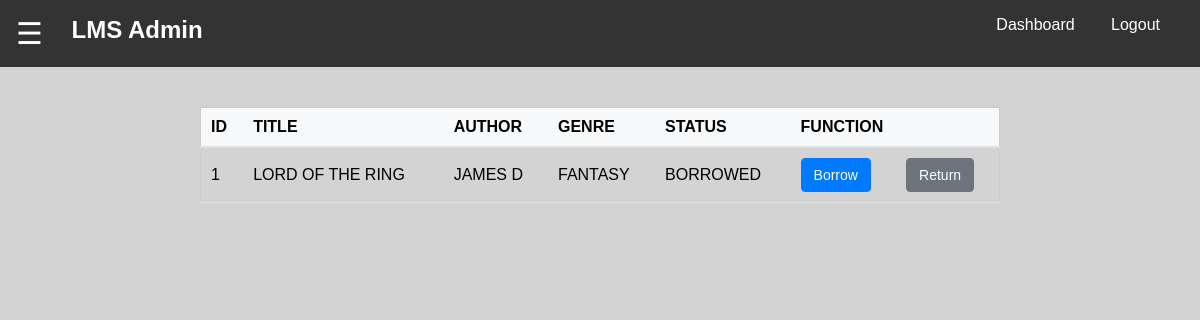
/admin-view-book.php?book_id=1, run on the app's committed database.
### tables this page shows
CREATE TABLE `books` (
  `id` int NOT NULL,
  `title` varchar(255) NOT NULL,
  `author` varchar(255) NOT NULL,
  `genre` varchar(100) DEFAULT NULL,
  `status` enum('AVAILABLE','BORROWED') NOT NULL DEFAULT 'AVAILABLE'
);

### admin-view-book.php (the view, shortened to what this page needs)
<!DOCTYPE html>
<html lang="en">
<head>
    <link rel="stylesheet" href="style.css">
</head>
<body>
    <header>
        <div class="menu-btn">
            <span style="font-size:30px;cursor:pointer" onclick="openNav()">&#9776;</span>
        </div>
        <h2> &nbsp &nbsp LMS Admin</h2>
        <nav class="navigation">
            <a href="admin-dashboard.php" class="active">Dashboard</a>
            <a href="admin-logout.php">Logout</a>
        </nav>
    </header>
    <div class="container">
        <table class="table-viewbook">
            <thead class="table-title">
                <tr>
                    <th scope="col">ID</th>
                    <th scope="col">TITLE</th>
                    <th scope="col">AUTHOR </th>
                    <th scope="col">GENRE</th>
                    <th scope="col">STATUS</th>
                    <th scope="col" colspan="2" class="text-center">FUNCTION</th>
                </tr>
            </thead>
            <tbody>
                <?php
                require "db.php";
                if (isset($_GET['book_id'])) {
                    $bookid = $_GET['book_id'];
                    $query = "SELECT * FROM books WHERE id = {$bookid}";
                    $view_book = mysqli_query($mysqli,$query);
                    while($row = mysqli_fetch_assoc($view_book))
                    {
                        echo "<tr>";
                        echo "<td>{$row['id']}</td>";
                        echo "<td>{$row['title']}</td>";
                        echo "<td>{$row['author']}</td>";
                        echo "<td>{$row['genre']}</td>";
                        echo "<td>{$row['status']}</td>";
                        echo "<td><a href='admin-borrow-book.php?book_id={$row['id']}' class='btn btn-primary'>Borrow</a></td>";
                        echo "<td><a href='admin-return-book.php?book_id={$row['id']}' class='btn btn-secondary'>Return</a></td>";
                        echo "</tr>";
                    }
                }
                ?>
            </tbody>
        </table>
    </div>
</body>
</html>

### style.css (style rules this page uses)
body { background-color: lightgray; font-family: Arial, sans-serif; margin: 0; padding: 0; }
header { background-color: #333; color: #fff; display: flex; justify-content: space-between; padding: 1rem; }
header h2 { padding-left: 2px; margin: 0; flex-grow: 1; }
header a { color: #FFFFFF; text-decoration: none; margin-right: 1rem; padding: 0.5rem; border-radius: 5px; transition: background-color 0.2s ease; }
header .menu-btn { background-color: #333; position: flex; top: 10px; left: 10px; z-index: 2; }
.container { margin: 0 auto; padding: 20px; max-width: 800px; }

### admin-view-book.php (style rules this page uses)
.container { margin: 20px auto; padding: 20px; max-width: 800px; }
.table-viewbook { width: 100%; border-collapse: collapse; border: 1px solid #ccc; }
.table-title th { padding: 10px; text-align: left; background-color: #f8f9fa; border-bottom: 2px solid #dee2e6; }
.table-viewbook td { padding: 10px; text-align: left; border-bottom: 1px solid #dee2e6; }
.btn { display: inline-block; padding: 6px 12px; margin-bottom: 0; font-size: 14px; font-weight: 400; line-height: 1.42857143; text-align: center; text-decoration: none; white-space: nowrap; vertical-align: middle; cursor: pointer; border: 1px solid transparent; border-radius: 4px; }
.btn-primary { color: #fff; background-color: #007bff; border-color: #007bff; }
.btn-secondary { color: #fff; background-color: #6c757d; border-color: #6c757d; }

### data on the page
books: id "1", title "LORD OF THE RING", author "JAMES D", genre "FANTASY", status "BORROWED"
